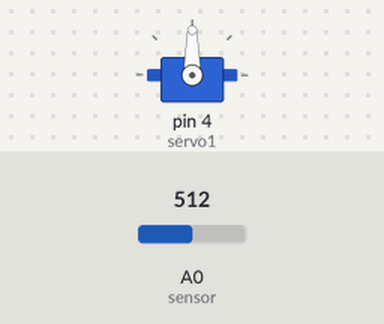
A sketch run on a simulated Arduino Uno, built with avr-gcc and run on an emulated ATmega328P. Shown: servo. Inputs (shaded band) come from the test bench; at power-on: A0 (sensor) = 512.

Above: at 6.2 s.
6.3 s: A0 (sensor) set to 563
11.1 s: A0 (sensor) set to 585
At 14.4 s:
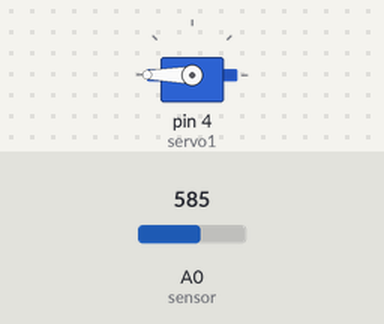
20.1 s: A0 (sensor) set to 511
At 21.2 s:
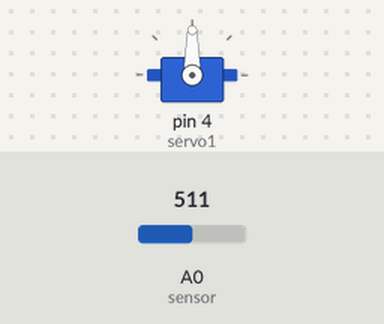
Timing chart, 0 to 23.1 s (numbered marks = the images above; inputs shaded):
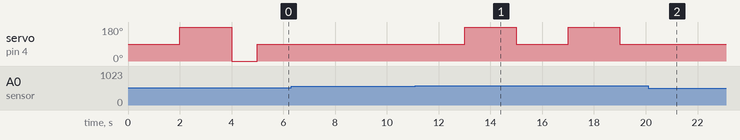

Measured:
- the behaviour switches between 574 and 575 on A0 (sensor) (found by bisection; images 0 and 1)
- after the input at 6.3 s, every drawn part: stays the same
- after the input at 11.1 s, servo on pin 4 (servo1): alternates 180° for 2.0 s and 90° for 2.0 s, starting after 1.9 s
- after the input at 20.1 s, servo on pin 4 (servo1): stops changing and stays 90°

The sketch:

inmoov.ino
```cpp
#include<Servo.h>
Servo servo1;
double bits;
double volts;
int pos;
void setup() {
  Serial.begin(9600);
  servo1.attach(4);
  servo1.write(90);
  delay(2000);
  servo1.write(180);
  delay(2000);

  servo1.write(0);
  delay(1000);
  servo1.write(90);

  // put your setup code here, to run once:

}

void loop() {
bits =analogRead(A0);//this will read from the meyoware sensor connected to A0 on the microcontroller if your flexing alot the value will be 1023 if not
volts = bits/1023*(5);//converting from  bits to volts from x/1023 to y/5v
 pos= volts/5*180;//converting from position to volts y/5v to w/180
 if(pos>100)
 servo1.write(180);//this method will write the position to ur servo object
 delay(2000);
 servo1.write(90);
 delay(2000);
}
```
